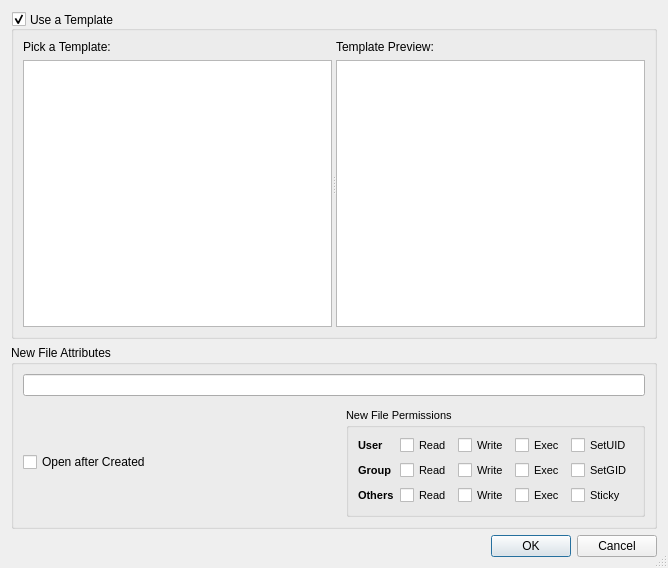
<?xml version="1.0" encoding="UTF-8"?>
<ui version="4.0">
 <class>GxInsertNewProjectItemDialog</class>
 <widget class="QDialog" name="GxInsertNewProjectItemDialog">
  <property name="geometry">
   <rect>
    <x>0</x>
    <y>0</y>
    <width>668</width>
    <height>568</height>
   </rect>
  </property>
  <property name="acceptDrops">
   <bool>true</bool>
  </property>
  <property name="windowTitle">
   <string>Insert New Project Item</string>
  </property>
  <property name="toolTip">
   <string/>
  </property>
  <property name="whatsThis">
   <string>Dialog for adding a new file to your project, use tooltips and 'whats this' help on individual items to gain additional help on those items.</string>
  </property>
  <property name="sizeGripEnabled">
   <bool>true</bool>
  </property>
  <property name="modal">
   <bool>true</bool>
  </property>
  <layout class="QVBoxLayout" name="dialog_layout" stretch="1,0,0">
   <item>
    <widget class="QGroupBox" name="template_group">
     <property name="toolTip">
      <string/>
     </property>
     <property name="whatsThis">
      <string>If you check this box the file will be pre-filled with the contents of the selected template</string>
     </property>
     <property name="title">
      <string>Use a Template</string>
     </property>
     <property name="alignment">
      <set>Qt::AlignLeading|Qt::AlignLeft|Qt::AlignVCenter</set>
     </property>
     <property name="checkable">
      <bool>true</bool>
     </property>
     <layout class="QVBoxLayout" name="template_group_layout">
      <item>
       <widget class="QSplitter" name="template_splitter">
        <property name="orientation">
         <enum>Qt::Horizontal</enum>
        </property>
        <widget class="QWidget" name="list_group_layout_widget">
         <layout class="QVBoxLayout" name="list_group" stretch="0,1">
          <item>
           <widget class="QLabel" name="templateListLabel">
            <property name="toolTip">
             <string>Select your template below</string>
            </property>
            <property name="whatsThis">
             <string>Select your template below</string>
            </property>
            <property name="text">
             <string>Pick a Template:</string>
            </property>
            <property name="buddy">
             <cstring>templateList</cstring>
            </property>
           </widget>
          </item>
          <item>
           <widget class="QListView" name="templateList">
            <property name="toolTip">
             <string>Pick the preset Template file from here</string>
            </property>
            <property name="whatsThis">
             <string>Pick a preset template. In addition to built-in templates, the text files that are in $HOME/Templates will be used as well. If you want to add more templates, please place them in that directory.</string>
            </property>
           </widget>
          </item>
         </layout>
        </widget>
        <widget class="QWidget" name="initial_contents_layout_widget">
         <layout class="QVBoxLayout" name="initial_group">
          <item>
           <widget class="QLabel" name="initialContentsLabel">
            <property name="toolTip">
             <string>A Preview of the Template, This is exactly the contents to be inserted in the new file. You may also modify the document's initial content from here.</string>
            </property>
            <property name="whatsThis">
             <string>A Preview of the Template, This is exactly the contents to be inserted in the new file. You may also modify the document's initial content from here.</string>
            </property>
            <property name="text">
             <string>Template Preview:</string>
            </property>
            <property name="buddy">
             <cstring>initialContents</cstring>
            </property>
           </widget>
          </item>
          <item>
           <widget class="KTextEdit" name="initialContents">
            <property name="toolTip">
             <string>Edit the Content of the new Document Here</string>
            </property>
            <property name="whatsThis">
             <string>Edit the Content of the new Document Here</string>
            </property>
           </widget>
          </item>
         </layout>
        </widget>
       </widget>
      </item>
     </layout>
    </widget>
   </item>
   <item>
    <widget class="QGroupBox" name="names_attributes_group">
     <property name="font">
      <font>
       <weight>50</weight>
       <italic>false</italic>
       <bold>false</bold>
       <underline>false</underline>
       <strikeout>false</strikeout>
      </font>
     </property>
     <property name="toolTip">
      <string/>
     </property>
     <property name="whatsThis">
      <string>Contains attributes and settings for the new project item and file.</string>
     </property>
     <property name="autoFillBackground">
      <bool>false</bool>
     </property>
     <property name="title">
      <string>New File Attributes</string>
     </property>
     <layout class="QVBoxLayout" name="names_attributes_group_layout" stretch="0,0,1">
      <item>
       <widget class="KLineEdit" name="itemDisplay">
        <property name="toolTip">
         <string/>
        </property>
        <property name="whatsThis">
         <string>Project Item's Name Used in the Project Viewer</string>
        </property>
        <property name="clickMessage">
         <string>Project Item Name</string>
        </property>
       </widget>
      </item>
      <item>
       <widget class="KUrlRequester" name="itemName">
        <property name="toolTip">
         <string/>
        </property>
        <property name="whatsThis">
         <string>&lt;html&gt;&lt;head/&gt;&lt;body&gt;&lt;p&gt;&lt;span style=&quot; font-weight:600;&quot;&gt;&amp;quot;Pick a Filename For Your New File&amp;quot;&lt;/span&gt;&lt;/p&gt;&lt;p&gt;Provides an area for you to enter your filename. You can either pick an absolute path, a relative path, or a single name:&lt;/p&gt;&lt;p&gt;&lt;br/&gt;&lt;/p&gt;&lt;p&gt;&lt;span style=&quot; font-weight:600;&quot;&gt;absolute path example: /home/ubuntu/configrc&lt;/span&gt;&lt;/p&gt;&lt;p&gt;You can pick this if your file is to reside outside the project's directory. The file would be named &amp;quot;configrc&amp;quot; and be located in &amp;quot;/home/ubuntu&amp;quot;.&lt;/p&gt;&lt;p&gt;&lt;br/&gt;&lt;/p&gt;&lt;p&gt;&lt;span style=&quot; font-weight:600;&quot;&gt;relative path example: somedir/config/configrc&lt;/span&gt;&lt;/p&gt;&lt;p&gt;Items without a leading / will be interpreted as &lt;span style=&quot; font-style:italic;&quot;&gt;relative. &lt;/span&gt;In this example, if the project directory were to be &amp;quot;/project&amp;quot; then the file would be placed in &amp;quot;/project/somedir/config&amp;quot; with the name &amp;quot;configrc&amp;quot;&lt;/p&gt;&lt;p&gt;&lt;br/&gt;&lt;/p&gt;&lt;p&gt;&lt;span style=&quot; font-weight:600;&quot;&gt;file name only example: configrc&lt;/span&gt;&lt;/p&gt;&lt;p&gt;Although, technically, this is also an example of relative path name, since there is no path at all and just a filename, the file would be placed in &amp;quot;/project&amp;quot; under the name &amp;quot;configrc&amp;quot; when using the project location from the previous example.&lt;/p&gt;&lt;p&gt;&lt;br/&gt;&lt;/p&gt;&lt;p&gt;Notes: You must not end a filename in a directory separator such as &amp;quot;/&amp;quot; or &amp;quot;\&amp;quot; (depending on your OS). The filename will turn &lt;span style=&quot; color:#ff0000;&quot;&gt;red&lt;/span&gt; if it is not legal.&lt;/p&gt;&lt;p&gt;&lt;br/&gt;&lt;/p&gt;&lt;/body&gt;&lt;/html&gt;</string>
        </property>
        <property name="mode">
         <set>KFile::File|KFile::LocalOnly</set>
        </property>
        <property name="clickMessage">
         <string>Pick a Filename For Your New File</string>
        </property>
       </widget>
      </item>
      <item>
       <layout class="QHBoxLayout" name="extra_attributes_group" stretch="1,0">
        <item>
         <widget class="QCheckBox" name="openAfterCreated">
          <property name="toolTip">
           <string>If checked, when this box closes, the new file will be opened for editing right away.</string>
          </property>
          <property name="whatsThis">
           <string>If checked, when this box closes, the new file will be opened for editing right away.</string>
          </property>
          <property name="text">
           <string>Open after Created</string>
          </property>
         </widget>
        </item>
        <item>
         <widget class="QGroupBox" name="permissions_group">
          <property name="font">
           <font>
            <pointsize>8</pointsize>
           </font>
          </property>
          <property name="toolTip">
           <string/>
          </property>
          <property name="statusTip">
           <string/>
          </property>
          <property name="whatsThis">
           <string>New File Permissions</string>
          </property>
          <property name="title">
           <string>New File Permissions</string>
          </property>
          <layout class="QHBoxLayout" name="permissions_group_layout">
           <item>
            <layout class="QHBoxLayout" name="ugoas_group">
             <item>
              <layout class="QVBoxLayout" name="ugo_group">
               <item>
                <layout class="QHBoxLayout" name="u_group" stretch="1,0,0,0">
                 <item>
                  <widget class="QLabel" name="u_label">
                   <property name="font">
                    <font>
                     <pointsize>8</pointsize>
                     <weight>75</weight>
                     <bold>true</bold>
                    </font>
                   </property>
                   <property name="toolTip">
                    <string>Select your template below</string>
                   </property>
                   <property name="whatsThis">
                    <string>Select your template below</string>
                   </property>
                   <property name="text">
                    <string>User</string>
                   </property>
                   <property name="buddy">
                    <cstring>u_r</cstring>
                   </property>
                  </widget>
                 </item>
                 <item>
                  <widget class="QCheckBox" name="u_r">
                   <property name="text">
                    <string>Read</string>
                   </property>
                  </widget>
                 </item>
                 <item>
                  <widget class="QCheckBox" name="u_w">
                   <property name="text">
                    <string>Write</string>
                   </property>
                  </widget>
                 </item>
                 <item>
                  <widget class="QCheckBox" name="u_x">
                   <property name="text">
                    <string>Exec</string>
                   </property>
                  </widget>
                 </item>
                </layout>
               </item>
               <item>
                <layout class="QHBoxLayout" name="g_group" stretch="1,0,0,0">
                 <item>
                  <widget class="QLabel" name="g_label">
                   <property name="font">
                    <font>
                     <pointsize>8</pointsize>
                     <weight>75</weight>
                     <bold>true</bold>
                    </font>
                   </property>
                   <property name="toolTip">
                    <string>Select your template below</string>
                   </property>
                   <property name="whatsThis">
                    <string>Select your template below</string>
                   </property>
                   <property name="text">
                    <string>Group</string>
                   </property>
                   <property name="buddy">
                    <cstring>g_r</cstring>
                   </property>
                  </widget>
                 </item>
                 <item>
                  <widget class="QCheckBox" name="g_r">
                   <property name="text">
                    <string>Read</string>
                   </property>
                  </widget>
                 </item>
                 <item>
                  <widget class="QCheckBox" name="g_w">
                   <property name="text">
                    <string>Write</string>
                   </property>
                  </widget>
                 </item>
                 <item>
                  <widget class="QCheckBox" name="g_x">
                   <property name="text">
                    <string>Exec</string>
                   </property>
                  </widget>
                 </item>
                </layout>
               </item>
               <item>
                <layout class="QHBoxLayout" name="o_group" stretch="1,0,0,0">
                 <item>
                  <widget class="QLabel" name="o_label">
                   <property name="font">
                    <font>
                     <pointsize>8</pointsize>
                     <weight>75</weight>
                     <bold>true</bold>
                    </font>
                   </property>
                   <property name="toolTip">
                    <string>Select your template below</string>
                   </property>
                   <property name="whatsThis">
                    <string>Select your template below</string>
                   </property>
                   <property name="text">
                    <string>Others</string>
                   </property>
                   <property name="buddy">
                    <cstring>o_r</cstring>
                   </property>
                  </widget>
                 </item>
                 <item>
                  <widget class="QCheckBox" name="o_r">
                   <property name="text">
                    <string>Read</string>
                   </property>
                  </widget>
                 </item>
                 <item>
                  <widget class="QCheckBox" name="o_w">
                   <property name="text">
                    <string>Write</string>
                   </property>
                  </widget>
                 </item>
                 <item>
                  <widget class="QCheckBox" name="o_x">
                   <property name="text">
                    <string>Exec</string>
                   </property>
                  </widget>
                 </item>
                </layout>
               </item>
              </layout>
             </item>
             <item>
              <layout class="QVBoxLayout" name="sxg_group">
               <item>
                <widget class="QCheckBox" name="u_s">
                 <property name="text">
                  <string>SetUID</string>
                 </property>
                </widget>
               </item>
               <item>
                <widget class="QCheckBox" name="g_s">
                 <property name="text">
                  <string>SetGID</string>
                 </property>
                </widget>
               </item>
               <item>
                <widget class="QCheckBox" name="a_s">
                 <property name="text">
                  <string>Sticky</string>
                 </property>
                </widget>
               </item>
              </layout>
             </item>
            </layout>
           </item>
          </layout>
         </widget>
        </item>
       </layout>
      </item>
     </layout>
    </widget>
   </item>
   <item>
    <widget class="QDialogButtonBox" name="buttonBox">
     <property name="toolTip">
      <string>Confirm or Abort changes.</string>
     </property>
     <property name="whatsThis">
      <string>Click 'OK' to create the new Project Item or 'Cancel' to abort and lose all selections in this box.Click 'OK' to create the new Project Item or 'Cancel' to abort and lose all selections in this box.</string>
     </property>
     <property name="orientation">
      <enum>Qt::Horizontal</enum>
     </property>
     <property name="standardButtons">
      <set>QDialogButtonBox::Cancel|QDialogButtonBox::Ok</set>
     </property>
    </widget>
   </item>
  </layout>
 </widget>
 <customwidgets>
  <customwidget>
   <class>KLineEdit</class>
   <extends>QLineEdit</extends>
   <header>klineedit.h</header>
  </customwidget>
  <customwidget>
   <class>KTextEdit</class>
   <extends>QTextEdit</extends>
   <header>ktextedit.h</header>
  </customwidget>
  <customwidget>
   <class>KUrlRequester</class>
   <extends>QFrame</extends>
   <header>kurlrequester.h</header>
  </customwidget>
 </customwidgets>
 <tabstops>
  <tabstop>template_group</tabstop>
  <tabstop>templateList</tabstop>
  <tabstop>initialContents</tabstop>
  <tabstop>itemDisplay</tabstop>
  <tabstop>itemName</tabstop>
  <tabstop>openAfterCreated</tabstop>
  <tabstop>u_r</tabstop>
  <tabstop>u_w</tabstop>
  <tabstop>u_x</tabstop>
  <tabstop>u_s</tabstop>
  <tabstop>g_r</tabstop>
  <tabstop>g_w</tabstop>
  <tabstop>g_x</tabstop>
  <tabstop>g_s</tabstop>
  <tabstop>o_r</tabstop>
  <tabstop>o_w</tabstop>
  <tabstop>o_x</tabstop>
  <tabstop>a_s</tabstop>
  <tabstop>buttonBox</tabstop>
 </tabstops>
 <resources/>
 <connections>
  <connection>
   <sender>buttonBox</sender>
   <signal>accepted()</signal>
   <receiver>GxInsertNewProjectItemDialog</receiver>
   <slot>accept()</slot>
   <hints>
    <hint type="sourcelabel">
     <x>222</x>
     <y>553</y>
    </hint>
    <hint type="destinationlabel">
     <x>157</x>
     <y>274</y>
    </hint>
   </hints>
  </connection>
  <connection>
   <sender>buttonBox</sender>
   <signal>rejected()</signal>
   <receiver>GxInsertNewProjectItemDialog</receiver>
   <slot>reject()</slot>
   <hints>
    <hint type="sourcelabel">
     <x>290</x>
     <y>559</y>
    </hint>
    <hint type="destinationlabel">
     <x>286</x>
     <y>274</y>
    </hint>
   </hints>
  </connection>
  <connection>
   <sender>u_r</sender>
   <signal>stateChanged(int)</signal>
   <receiver>GxInsertNewProjectItemDialog</receiver>
   <slot>SetFilePermissions()</slot>
   <hints>
    <hint type="sourcelabel">
     <x>442</x>
     <y>448</y>
    </hint>
    <hint type="destinationlabel">
     <x>823</x>
     <y>407</y>
    </hint>
   </hints>
  </connection>
  <connection>
   <sender>u_w</sender>
   <signal>stateChanged(int)</signal>
   <receiver>GxInsertNewProjectItemDialog</receiver>
   <slot>SetFilePermissions()</slot>
   <hints>
    <hint type="sourcelabel">
     <x>496</x>
     <y>445</y>
    </hint>
    <hint type="destinationlabel">
     <x>677</x>
     <y>413</y>
    </hint>
   </hints>
  </connection>
  <connection>
   <sender>u_x</sender>
   <signal>stateChanged(int)</signal>
   <receiver>GxInsertNewProjectItemDialog</receiver>
   <slot>SetFilePermissions()</slot>
   <hints>
    <hint type="sourcelabel">
     <x>561</x>
     <y>444</y>
    </hint>
    <hint type="destinationlabel">
     <x>683</x>
     <y>397</y>
    </hint>
   </hints>
  </connection>
  <connection>
   <sender>u_s</sender>
   <signal>stateChanged(int)</signal>
   <receiver>GxInsertNewProjectItemDialog</receiver>
   <slot>SetFilePermissions()</slot>
   <hints>
    <hint type="sourcelabel">
     <x>609</x>
     <y>446</y>
    </hint>
    <hint type="destinationlabel">
     <x>747</x>
     <y>448</y>
    </hint>
   </hints>
  </connection>
  <connection>
   <sender>g_r</sender>
   <signal>stateChanged(int)</signal>
   <receiver>GxInsertNewProjectItemDialog</receiver>
   <slot>SetFilePermissions()</slot>
   <hints>
    <hint type="sourcelabel">
     <x>470</x>
     <y>476</y>
    </hint>
    <hint type="destinationlabel">
     <x>438</x>
     <y>674</y>
    </hint>
   </hints>
  </connection>
  <connection>
   <sender>g_w</sender>
   <signal>stateChanged(int)</signal>
   <receiver>GxInsertNewProjectItemDialog</receiver>
   <slot>SetFilePermissions()</slot>
   <hints>
    <hint type="sourcelabel">
     <x>516</x>
     <y>476</y>
    </hint>
    <hint type="destinationlabel">
     <x>508</x>
     <y>689</y>
    </hint>
   </hints>
  </connection>
  <connection>
   <sender>g_x</sender>
   <signal>stateChanged(int)</signal>
   <receiver>GxInsertNewProjectItemDialog</receiver>
   <slot>SetFilePermissions()</slot>
   <hints>
    <hint type="sourcelabel">
     <x>574</x>
     <y>473</y>
    </hint>
    <hint type="destinationlabel">
     <x>573</x>
     <y>663</y>
    </hint>
   </hints>
  </connection>
  <connection>
   <sender>g_s</sender>
   <signal>stateChanged(int)</signal>
   <receiver>GxInsertNewProjectItemDialog</receiver>
   <slot>SetFilePermissions()</slot>
   <hints>
    <hint type="sourcelabel">
     <x>623</x>
     <y>472</y>
    </hint>
    <hint type="destinationlabel">
     <x>625</x>
     <y>668</y>
    </hint>
   </hints>
  </connection>
  <connection>
   <sender>o_r</sender>
   <signal>stateChanged(int)</signal>
   <receiver>GxInsertNewProjectItemDialog</receiver>
   <slot>SetFilePermissions()</slot>
   <hints>
    <hint type="sourcelabel">
     <x>467</x>
     <y>501</y>
    </hint>
    <hint type="destinationlabel">
     <x>450</x>
     <y>662</y>
    </hint>
   </hints>
  </connection>
  <connection>
   <sender>o_w</sender>
   <signal>stateChanged(int)</signal>
   <receiver>GxInsertNewProjectItemDialog</receiver>
   <slot>SetFilePermissions()</slot>
   <hints>
    <hint type="sourcelabel">
     <x>517</x>
     <y>501</y>
    </hint>
    <hint type="destinationlabel">
     <x>512</x>
     <y>635</y>
    </hint>
   </hints>
  </connection>
  <connection>
   <sender>o_x</sender>
   <signal>stateChanged(int)</signal>
   <receiver>GxInsertNewProjectItemDialog</receiver>
   <slot>SetFilePermissions()</slot>
   <hints>
    <hint type="sourcelabel">
     <x>577</x>
     <y>511</y>
    </hint>
    <hint type="destinationlabel">
     <x>585</x>
     <y>715</y>
    </hint>
   </hints>
  </connection>
  <connection>
   <sender>a_s</sender>
   <signal>stateChanged(int)</signal>
   <receiver>GxInsertNewProjectItemDialog</receiver>
   <slot>SetFilePermissions()</slot>
   <hints>
    <hint type="sourcelabel">
     <x>638</x>
     <y>507</y>
    </hint>
    <hint type="destinationlabel">
     <x>637</x>
     <y>700</y>
    </hint>
   </hints>
  </connection>
  <connection>
   <sender>itemDisplay</sender>
   <signal>textChanged(QString)</signal>
   <receiver>GxInsertNewProjectItemDialog</receiver>
   <slot>SetDialogItemStatuses()</slot>
   <hints>
    <hint type="sourcelabel">
     <x>635</x>
     <y>358</y>
    </hint>
    <hint type="destinationlabel">
     <x>781</x>
     <y>360</y>
    </hint>
   </hints>
  </connection>
  <connection>
   <sender>itemName</sender>
   <signal>textChanged(QString)</signal>
   <receiver>GxInsertNewProjectItemDialog</receiver>
   <slot>SetDialogItemStatuses()</slot>
   <hints>
    <hint type="sourcelabel">
     <x>405</x>
     <y>392</y>
    </hint>
    <hint type="destinationlabel">
     <x>810</x>
     <y>412</y>
    </hint>
   </hints>
  </connection>
  <connection>
   <sender>itemName</sender>
   <signal>urlSelected(KUrl)</signal>
   <receiver>GxInsertNewProjectItemDialog</receiver>
   <slot>SetDialogItemStatuses()</slot>
   <hints>
    <hint type="sourcelabel">
     <x>55</x>
     <y>392</y>
    </hint>
    <hint type="destinationlabel">
     <x>38</x>
     <y>676</y>
    </hint>
   </hints>
  </connection>
  <connection>
   <sender>template_group</sender>
   <signal>toggled(bool)</signal>
   <receiver>initialContents</receiver>
   <slot>clear()</slot>
   <hints>
    <hint type="sourcelabel">
     <x>350</x>
     <y>11</y>
    </hint>
    <hint type="destinationlabel">
     <x>517</x>
     <y>146</y>
    </hint>
   </hints>
  </connection>
  <connection>
   <sender>templateList</sender>
   <signal>clicked(QModelIndex)</signal>
   <receiver>initialContents</receiver>
   <slot>clear()</slot>
   <hints>
    <hint type="sourcelabel">
     <x>265</x>
     <y>132</y>
    </hint>
    <hint type="destinationlabel">
     <x>416</x>
     <y>136</y>
    </hint>
   </hints>
  </connection>
 </connections>
 <slots>
  <slot>SetFilePermissions()</slot>
  <slot>SetDialogItemStatuses()</slot>
 </slots>
</ui>
